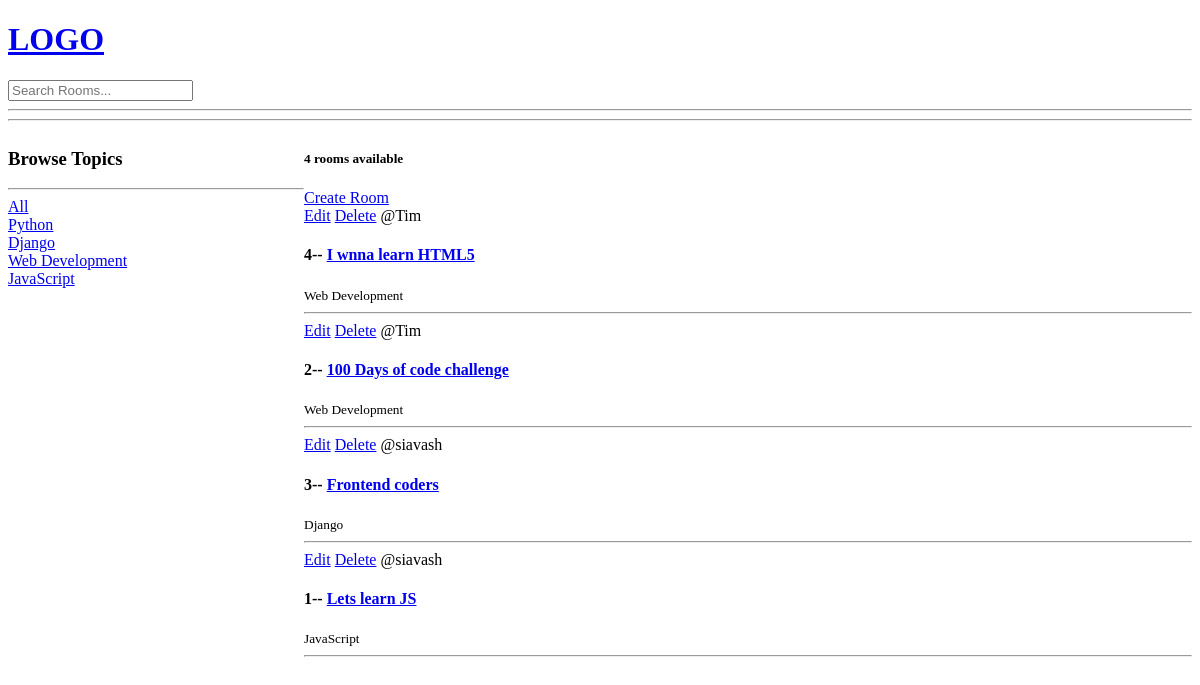
Before: / with the older database file.
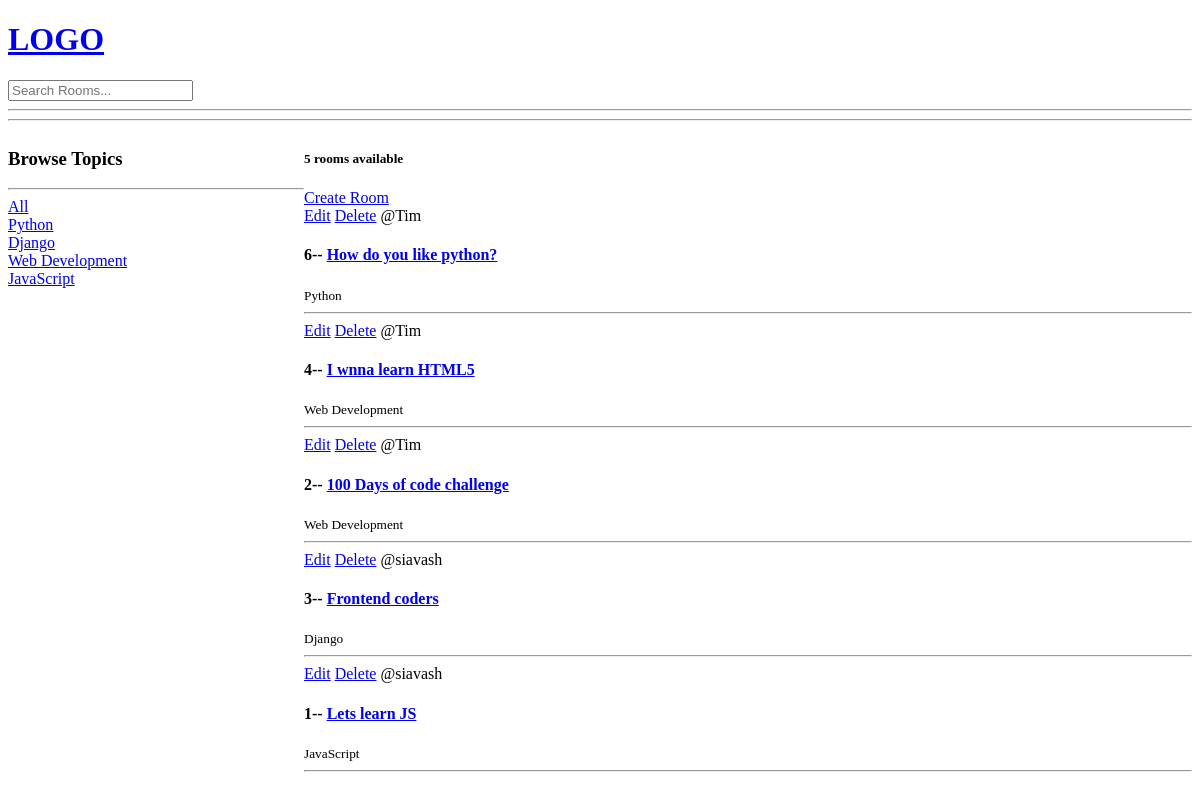
After: the same page with the newer database file.
### reviewapp/models.py (models this page shows, shortened)
class Topic(models.Model):
    name = models.CharField(max_length=200)

class Room(models.Model):
    host = models.ForeignKey(User, on_delete=models.SET_NULL, null=True)
    topic = models.ForeignKey(Topic, on_delete=models.SET_NULL, null=True)
    name = models.CharField(max_length=200)
    description = models.TextField(null=True, blank=True)
    updated = models.DateTimeField(auto_now = True)
    created = models.DateTimeField(auto_now_add = True)
    class Meta:
        ordering = ['-updated', 'created']

### reviewapp/views.py (the view)
# urls.py: path('', views.home, name = "home"),
def home(request):
    if request.GET.get('q') != None:
        q = request.GET.get('q')
    else:
        q = ''
    rooms = Room.objects.filter(
        Q(topic__name__icontains = q) |
        Q(name__icontains = q) |
        Q(description__icontains = q)
        )
    topics = Topic.objects.all
    room_count = rooms.count()
    context = {'rooms': rooms, 'topics':topics, 'room_count':room_count}
    return render (request, 'reviewapp/home.html', context)

### reviewapp/templates/reviewapp/home.html (shortened to what this page needs)
{%extends 'main.html'%}
{%block content%}
<div class="home-container">
    <div>
        <h3>Browse Topics</h3>
        <hr>
        <div>
            <a href=" {% url 'home'%} ">All</a>
        </div>
        {%for topic in topics%}
            <div>
                <a href=" {% url 'home'%}?q={{topic.name}} ">{{topic.name}}</a>
            </div>
        {%endfor %}
    </div>
    <div>
        <h5>{{room_count}} rooms available</h5>
        <a href="{%url 'create-room'%}">Create Room</a>
        <div>
            {% for room in rooms %}
            <div>
                <a href="{% url 'update-room' room.id %}">Edit</a>
                <a href="{% url 'delete-room' room.id %}">Delete</a>
                <span>@{{room.host.username}}</span>
                <h4>{{room.id }}-- <a href="{% url 'room' room.id %}">{{room.name}}</a></h4>
                <small>{{room.topic.name}}</small>
                <hr>
            </div>
            {% endfor %}
        </div>
    </div>
</div>
{%endblock content%}

### templates/main.html (shortened to what this page needs)
<!DOCTYPE html>
<html lang="en">
<head>
</head>
<body>
    <a href="/">
        <h1>LOGO</h1>
    </a>
    {% include 'nav.html' %}
    <hr>
    {% block content%}
    {% endblock content%}
</body>
</html>

### templates/nav.html
<form method="GET" action="{%url 'home' %}">
    <input type="text" name='q' placeholder='Search Rooms...'>
</form>
<hr>

### reviewapp/templates/reviewapp/home.html (style rules this page uses)
.home-container { display: grid; grid-template-columns: 1fr 3fr; }

Changed rows visible on the page:
added Room: host.username "Tim", id "6", name "How do you like python?", topic.name "Python"
Other visible differences:
{{ room_count }}: "4" → "5"
